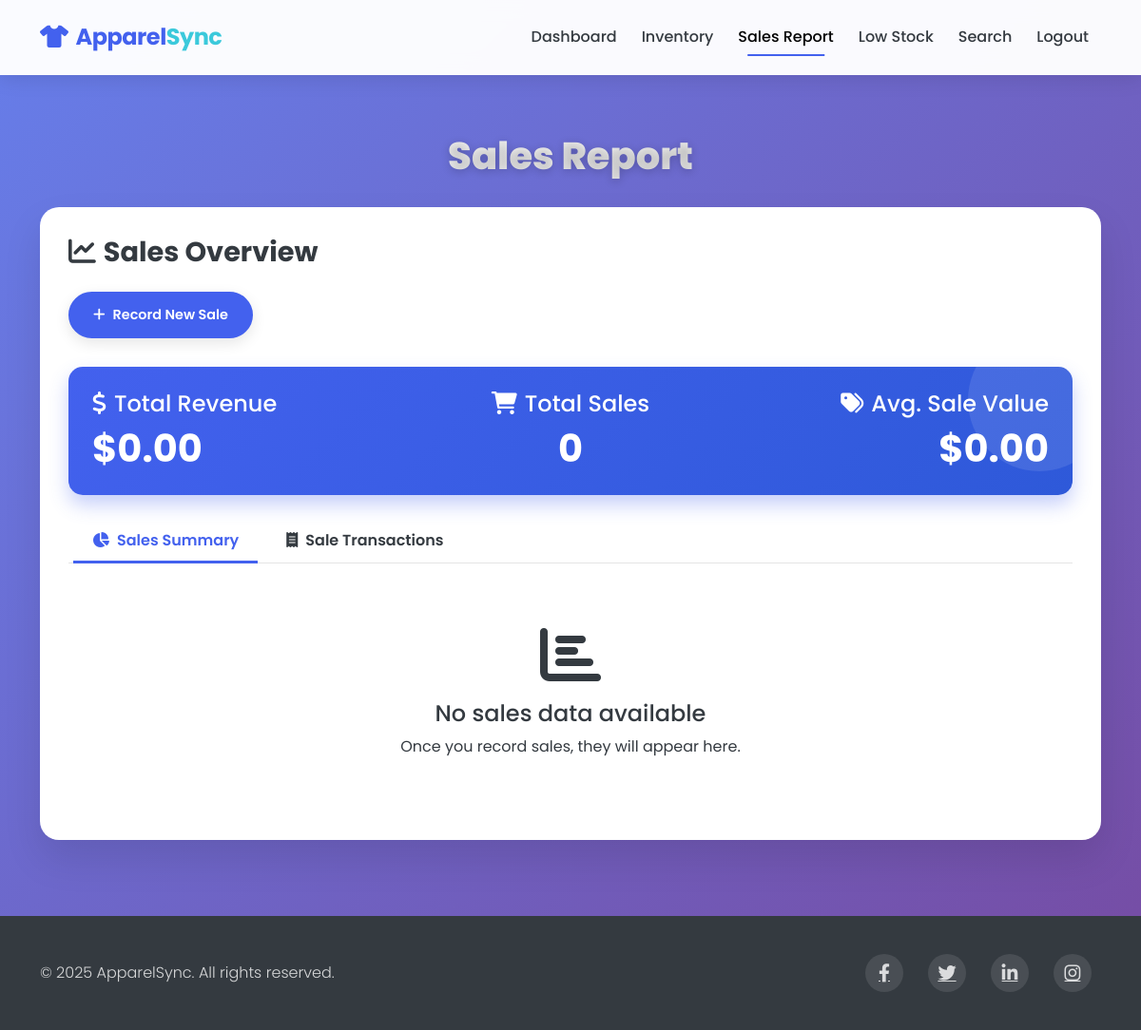
/dashboard/sales_report (signed in), run on an earlier commit of the app's database.
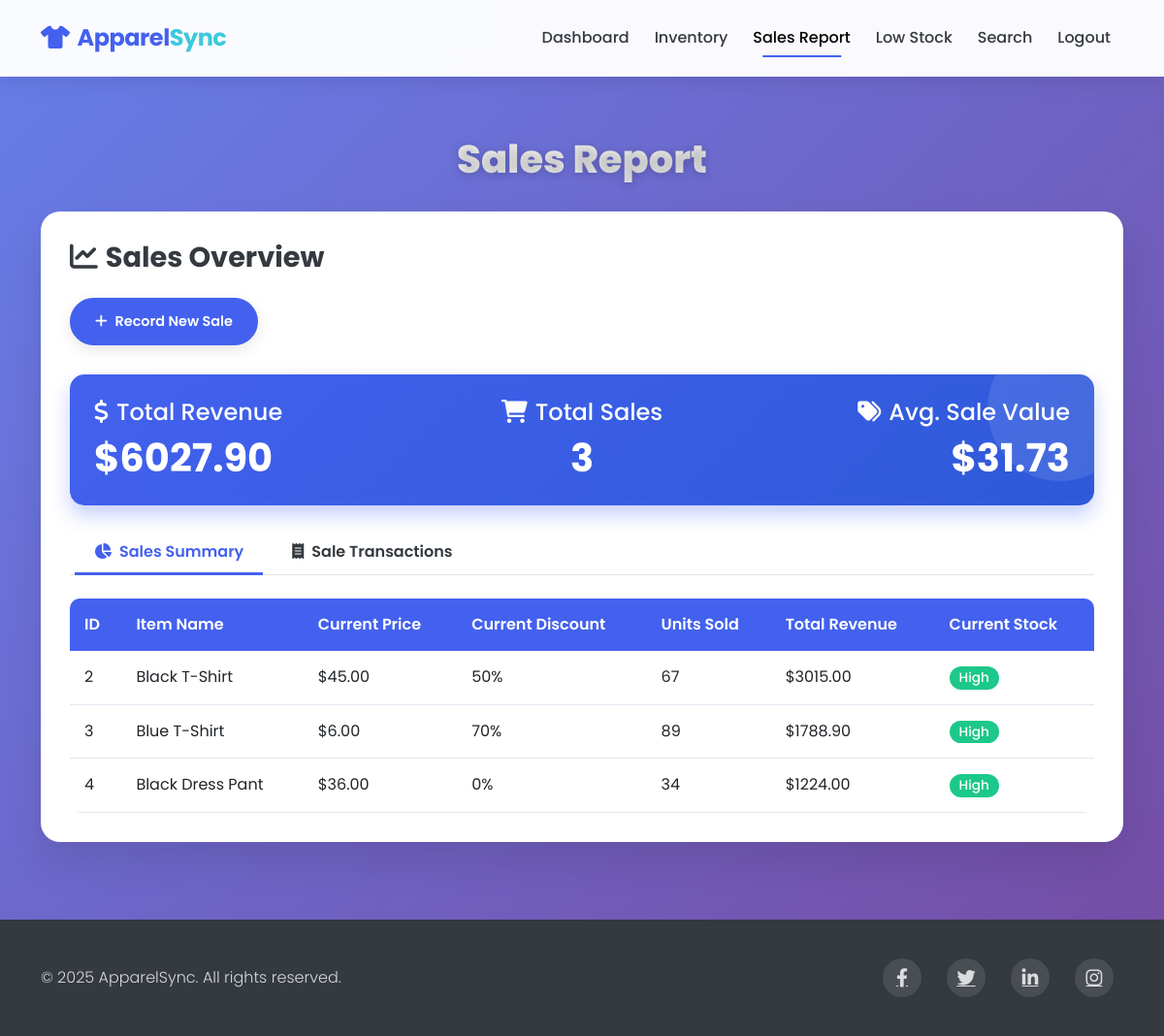
And on a later commit of the database.
### models.py (models this page shows)
class InventoryItem(db.Model):
    id = db.Column(db.Integer, primary_key=True)
    item_name = db.Column(db.String(100), nullable=False)
    quantity = db.Column(db.Integer, nullable=False)
    price = db.Column(db.Float, nullable=False)
    discount = db.Column(db.Float, default=0.0)
    sales = db.relationship('Sale', backref='item', lazy=True)
    low_stock_alerts = db.relationship('LowStock', backref='item', lazy=True)

### routes.py (the view)
@app.route('/dashboard/sales_report', methods=['GET', 'POST'])
@login_required
def sales_report():
    sales = Sale.query.all()
    total_sales = sum(
        (sale.price_at_sale - (sale.price_at_sale * sale.discount_at_sale / 100)) * sale.quantity for sale in sales)
    items_with_sales = []
    for item in InventoryItem.query.all():
        item_sales = Sale.query.filter_by(item_id=item.id).all()
        if item_sales:
            total_quantity = sum(sale.quantity for sale in item_sales)
            total_revenue = sum(
                (sale.price_at_sale - (sale.price_at_sale * sale.discount_at_sale / 100)) * sale.quantity for sale in
                item_sales)
            items_with_sales.append({
                'item': item,
                'total_quantity': total_quantity,
                'total_revenue': total_revenue
            })
    return render_template('sales_report.html', sales=sales, items_with_sales=items_with_sales, total_sales=total_sales)

### app.py (called while the page is built)
@login_manager.user_loader
def load_user(user_id):
    return User.query.get(int(user_id))

### templates/sales_report.html (shortened to what this page needs)
<!DOCTYPE html>
<html lang="en">
<head>
    <link href="https://cdn.jsdelivr.net/npm/bootstrap@5.3.0-alpha1/dist/css/bootstrap.min.css" rel="stylesheet">
    <link rel="stylesheet" href="https://cdnjs.cloudflare.com/ajax/libs/font-awesome/6.0.0/css/all.min.css">
</head>
<body>
    <nav class="navbar navbar-expand-lg navbar-light py-3 fixed-top">
        <div class="container">
            <a class="navbar-brand" href="{{ url_for('home') }}"><i class="fas fa-tshirt me-2"></i>Apparel<span>Sync</span></a>
            <div class="collapse navbar-collapse" id="navbarNav">
                <ul class="navbar-nav ms-auto">
                    <li class="nav-item">
                        <a class="nav-link" href="{{ url_for('dashboard') }}">Dashboard</a>
                    </li>
                    <li class="nav-item">
                        <a class="nav-link" href="{{ url_for('view_inventory') }}">Inventory</a>
                    </li>
                    <li class="nav-item">
                        <a class="nav-link active" href="{{ url_for('sales_report') }}">Sales Report</a>
                    </li>
                    <li class="nav-item">
                        <a class="nav-link" href="{{ url_for('low_stock') }}">Low Stock</a>
                    </li>
                    <li class="nav-item">
                        <a class="nav-link" href="{{ url_for('search') }}">Search</a>
                    </li>
                    <li class="nav-item">
                        <a class="nav-link" href="{{ url_for('logout') }}">Logout</a>
                    </li>
                </ul>
            </div>
        </div>
    </nav>
    <section class="content-section">
        <div class="container">
            <h1 class="page-title">Sales Report</h1>
            <div class="inventory-card">
                <div class="mb-4">
                    <h3 class="mb-4"><i class="fas fa-chart-line me-2"></i>Sales Overview</h3>
                    <div class="action-buttons">
                        <a href="{{ url_for('add_sales') }}" class="btn btn-add btn-action">
                            <i class="fas fa-plus me-2"></i>Record New Sale
                        </a>
                    </div>
                </div>
                <div class="stats-card mb-4">
                    <div class="row align-items-center">
                        <div class="col-md-4">
                            <h4 class="mb-2"><i class="fas fa-dollar-sign me-2"></i>Total Revenue</h4>
                            <h2>${{ "%.2f"|format(total_sales|default(0)) }}</h2>
                        </div>
                        <div class="col-md-4 text-md-center">
                            <h4 class="mb-2"><i class="fas fa-shopping-cart me-2"></i>Total Sales</h4>
                            <h2>{{ sales|default([])|length }}</h2>
                        </div>
                        <div class="col-md-4 text-md-end">
                            <h4 class="mb-2"><i class="fas fa-tags me-2"></i>Avg. Sale Value</h4>
                            {% set total_units = namespace(value=0) %}
                            {% for sale in sales|default([]) %}
                                {% set total_units.value = total_units.value + sale.quantity %}
                            {% endfor %}
                            {% if total_units.value > 0 and (total_sales|default(0)) > 0 %}
                                <h2>${{ "%.2f"|format((total_sales|default(0)) / total_units.value) }}</h2>
                            {% else %}
                                <h2>$0.00</h2>
                            {% endif %}
                        </div>
                    </div>
                </div>
                <ul class="nav nav-tabs mb-4" id="salesTabs" role="tablist">
                    <li class="nav-item" role="presentation">
                        <button class="nav-link active" id="summary-tab" data-bs-toggle="tab" data-bs-target="#summary" type="button" role="tab" aria-controls="summary" aria-selected="true">
                            <i class="fas fa-chart-pie me-2"></i>Sales Summary
                        </button>
                    </li>
                    <li class="nav-item" role="presentation">
                        <button class="nav-link" id="detail-tab" data-bs-toggle="tab" data-bs-target="#detail" type="button" role="tab" aria-controls="detail" aria-selected="false">
                            <i class="fas fa-receipt me-2"></i>Sale Transactions
                        </button>
                    </li>
                </ul>
                <div class="tab-content" id="salesTabContent">
                    <div class="tab-pane fade show active" id="summary" role="tabpanel" aria-labelledby="summary-tab">
                        <div class="table-responsive">
                            {% if items_with_sales|default([]) %}
                                <table class="inventory-table">
                                    <thead>
                                        <tr>
                                            <th>ID</th>
                                            <th>Item Name</th>
                                            <th>Current Price</th>
                                            <th>Current Discount</th>
                                            <th>Units Sold</th>
                                            <th>Total Revenue</th>
                                            <th>Current Stock</th>
                                        </tr>
                                    </thead>
                                    <tbody>
                                        {% for item_data in items_with_sales|default([]) %}
                                        <tr>
                                            <td>{{ item_data.item.id }}</td>
                                            <td>{{ item_data.item.item_name }}</td>
                                            <td>${{ "%.2f"|format(item_data.item.price) }}</td>
                                            <td>{{ "%.0f"|format(item_data.item.discount) }}%</td>
                                            <td>{{ item_data.total_quantity }}</td>
                                            <td>${{ "%.2f"|format(item_data.total_revenue) }}</td>
                                            <td>
                                                {% if item_data.item.quantity > 20 %}
                                                    <span class="badge badge-stock badge-high">High</span>
                                                {% elif item_data.item.quantity > 10 %}
                                                    <span class="badge badge-stock badge-medium">Medium</span>
                                                {% else %}
                                                    <span class="badge badge-stock badge-low">Low</span>
                                                {% endif %}
                                            </td>
                                        </tr>
                                        {% endfor %}
                                    </tbody>
                                </table>
                            {% else %}
                                <div class="no-items">
                                    <i class="fas fa-chart-bar fa-4x mb-3"></i>
                                    <h4>No sales data available</h4>
                                    <p>Once you record sales, they will appear here.</p>
                                </div>
                            {% endif %}
                        </div>
                    </div>
                </div>
            </div>
        </div>
    </section>
    <footer>
        <div class="container">
            <div class="row align-items-center">
                <div class="col-md-6">
                    <p class="copyright mb-0">&copy; 2025 ApparelSync. All rights reserved.</p>
                </div>
                <div class="col-md-6">
                    <div class="social-icons">
                        <a href="#" class="me-3"><i class="fab fa-facebook-f"></i></a>
                        <a href="#" class="me-3"><i class="fab fa-twitter"></i></a>
                        <a href="#" class="me-3"><i class="fab fa-linkedin-in"></i></a>
                        <a href="#"><i class="fab fa-instagram"></i></a>
                    </div>
                </div>
            </div>
        </div>
    </footer>
</body>
</html>

### templates/sales_report.html (style rules this page uses)
:root { --primary-color: #4361ee; --secondary-color: #f8f9fc; --accent-color: #3bc9db; --dark-color: #343a40; --light-color: #f8f9fc; --gradient-start: #667eea; --gradient-end: #764ba2; }
body { background: linear-gradient(135deg, var(--gradient-start) 0%, var(--gradient-end) 100%); min-height: 100vh; font-family: 'Poppins', sans-serif; }
.navbar { background-color: rgba(255, 255, 255, 0.97); backdrop-filter: blur(10px); box-shadow: 0 4px 20px rgba(0, 0, 0, 0.1); padding: 15px 0; border-bottom: 1px solid rgba(255, 255, 255, 0.1); }
.navbar-brand { font-weight: 700; color: var(--primary-color); font-size: 1.5rem; letter-spacing: -0.5px; }
.navbar-brand span { color: var(--accent-color); }
.nav-link { font-weight: 500; color: var(--dark-color); position: relative; padding: 8px 15px; margin: 0 5px; transition: all 0.3s ease; }
.nav-link::after { content: ''; position: absolute; width: 0; height: 2px; background: var(--primary-color); bottom: 0; left: 50%; transform: translateX(-50%); transition: width 0.3s ease; }
.nav-link.active::after { width: 70%; }
.content-section { padding: 140px 0 80px; }
.page-title { color: white; font-weight: 800; text-shadow: 0 2px 10px rgba(0, 0, 0, 0.2); margin-bottom: 30px; text-align: center; font-size: 2.5rem; background: linear-gradient(to right, #ffffff, #e0e0e0); -webkit-background-clip: text; background-clip: text; color: transparent; }
.inventory-card { background-color: white; border-radius: 20px; padding: 30px; box-shadow: 0 20px 40px rgba(0, 0, 0, 0.1); border: none; }
.inventory-card h3 { font-weight: 700; color: var(--dark-color); margin-bottom: 20px; font-size: 1.8rem; }
.inventory-table { width: 100%; }
.inventory-table th { background-color: var(--primary-color); color: white; padding: 15px; font-weight: 600; }
.inventory-table td { padding: 15px; vertical-align: middle; }
.inventory-table tbody tr { border-bottom: 1px solid #e3e6f0; transition: all 0.3s ease; }
.badge-stock { font-size: 0.85rem; padding: 5px 10px; border-radius: 30px; font-weight: 500; }
.badge-high { background-color: #1cc88a; color: white; }
.btn-action { padding: 12px 24px; border-radius: 30px; font-size: 0.9rem; font-weight: 600; margin-right: 10px; transition: all 0.3s ease; box-shadow: 0 5px 15px rgba(0, 0, 0, 0.1); position: relative; overflow: hidden; }
.btn-action::before { content: ''; position: absolute; top: 0; left: -100%; width: 100%; height: 100%; background: rgba(255, 255, 255, 0.2); transition: all 0.4s ease; }
.btn-add { background-color: var(--primary-color); color: white; border: 2px solid var(--primary-color); }
.table-responsive { overflow-x: auto; border-radius: 10px; }
footer { background-color: #343a40; color: white; padding: 40px 0; }
footer a { color: rgba(255, 255, 255, 0.8); transition: color 0.3s ease; margin: 0 10px; font-size: 1.2rem; }
.copyright { opacity: 0.8; font-weight: 300; }
.social-icons { display: flex; justify-content: flex-end; }
.social-icons a { display: flex; align-items: center; justify-content: center; width: 40px; height: 40px; border-radius: 50%; background: rgba(255, 255, 255, 0.1); transition: all 0.3s ease; }
.action-buttons { display: flex; flex-wrap: wrap; gap: 12px; margin-bottom: 30px; }
.stats-card { background: linear-gradient(135deg, var(--primary-color) 0%, #2e59d9 100%); color: white; border-radius: 15px; padding: 25px; margin-bottom: 30px; box-shadow: 0 10px 20px rgba(67, 97, 238, 0.3); position: relative; overflow: hidden; }
.stats-card::before { content: ''; position: absolute; width: 150px; height: 150px; background: rgba(255, 255, 255, 0.1); border-radius: 50%; top: -40px; right: -40px; }
.stats-card h2 { font-size: 2.5rem; font-weight: 700; margin-bottom: 0; position: relative; z-index: 1; }
.nav-tabs { border-bottom: 1px solid rgba(0, 0, 0, 0.1); margin-bottom: 25px; }
.nav-tabs .nav-link { color: var(--dark-color); font-weight: 600; padding: 12px 20px; border: none; border-radius: 0; position: relative; }
.nav-tabs .nav-link.active { color: var(--primary-color); background: transparent; border: none; }
.nav-tabs .nav-link.active::after { width: 100%; background: var(--primary-color); left: 0; transform: none; height: 3px; }

What changed in the data, as far as the page shows it:
added InventoryItem: item.id "2", item.item_name "Black T-Shirt", item.price "45.00", item.discount "50"
added InventoryItem: item.id "3", item.item_name "Blue T-Shirt", item.price "6.00", item.discount "70"
added InventoryItem: item.id "4", item.item_name "Black Dress Pant", item.price "36.00", item.discount "0"
Also different on the page:
{{ "%.2f"|format(total_sales|default(0)) }}: "0.00" → "6027.90"
{{ sales|default([])|length }}: "0" → "3"
{{ "%.2f"|format((total_sales|default(0)) / total_units.value) }}: (not shown) → "31.73"
text no longer shown: "$0.00 No sales data available Once you record sales, they will appear here."
text now shown: "$ ID Item Name Current Price Current Discount Units Sold Total Revenue Current Stock"
new list line: "$ % 67 $ 3015.00 High"
new list line: "$ % 89 $ 1788.90 High"
new list line: "$ % 34 $ 1224.00 High"
